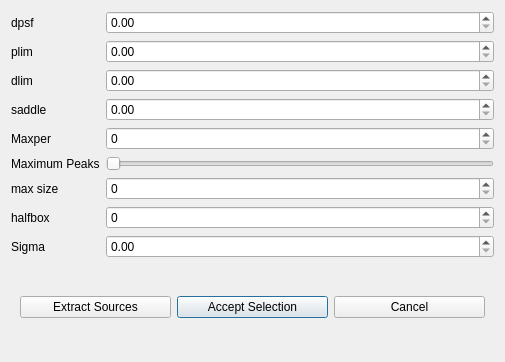
<?xml version="1.0" encoding="UTF-8"?>
<ui version="4.0">
 <class>Dialog</class>
 <widget class="QDialog" name="Dialog">
  <property name="geometry">
   <rect>
    <x>0</x>
    <y>0</y>
    <width>501</width>
    <height>362</height>
   </rect>
  </property>
  <property name="windowTitle">
   <string>Dialog</string>
  </property>
  <layout class="QGridLayout" name="gridLayout">
   <item row="4" column="0">
    <widget class="QLabel" name="label_5">
     <property name="text">
      <string>Maxper</string>
     </property>
    </widget>
   </item>
   <item row="0" column="0">
    <widget class="QLabel" name="label">
     <property name="text">
      <string>dpsf</string>
     </property>
    </widget>
   </item>
   <item row="7" column="0">
    <widget class="QLabel" name="label_8">
     <property name="text">
      <string>halfbox</string>
     </property>
    </widget>
   </item>
   <item row="1" column="1">
    <widget class="QDoubleSpinBox" name="doubleSpinBoxPLIM"/>
   </item>
   <item row="0" column="1">
    <widget class="QDoubleSpinBox" name="doubleSpinBoxDPSF"/>
   </item>
   <item row="6" column="0">
    <widget class="QLabel" name="label_7">
     <property name="text">
      <string>max size</string>
     </property>
    </widget>
   </item>
   <item row="3" column="0">
    <widget class="QLabel" name="label_4">
     <property name="text">
      <string>saddle</string>
     </property>
    </widget>
   </item>
   <item row="1" column="0">
    <widget class="QLabel" name="label_2">
     <property name="text">
      <string>plim</string>
     </property>
    </widget>
   </item>
   <item row="5" column="0">
    <widget class="QLabel" name="label_6">
     <property name="text">
      <string>Maximum Peaks</string>
     </property>
    </widget>
   </item>
   <item row="2" column="0">
    <widget class="QLabel" name="label_3">
     <property name="text">
      <string>dlim</string>
     </property>
    </widget>
   </item>
   <item row="2" column="1">
    <widget class="QDoubleSpinBox" name="doubleSpinBoxDLIM"/>
   </item>
   <item row="3" column="1">
    <widget class="QDoubleSpinBox" name="doubleSpinBoxSaddle"/>
   </item>
   <item row="4" column="1">
    <widget class="QSpinBox" name="spinBoxMaxper"/>
   </item>
   <item row="8" column="0">
    <widget class="QLabel" name="label_9">
     <property name="text">
      <string>Sigma</string>
     </property>
    </widget>
   </item>
   <item row="5" column="1">
    <widget class="QSlider" name="horizontalSliderMaxPeaks">
     <property name="orientation">
      <enum>Qt::Horizontal</enum>
     </property>
    </widget>
   </item>
   <item row="7" column="1">
    <widget class="QSpinBox" name="spinBoxHalfBox"/>
   </item>
   <item row="6" column="1">
    <widget class="QSpinBox" name="spinBoxMaxSize"/>
   </item>
   <item row="8" column="1">
    <widget class="QDoubleSpinBox" name="doubleSpinBoxSigma"/>
   </item>
   <item row="9" column="0" colspan="2">
    <widget class="QFrame" name="frame">
     <layout class="QGridLayout" name="gridLayout_2">
      <item row="0" column="1">
       <widget class="QPushButton" name="pushButtonAccept">
        <property name="sizePolicy">
         <sizepolicy hsizetype="Fixed" vsizetype="Fixed">
          <horstretch>0</horstretch>
          <verstretch>0</verstretch>
         </sizepolicy>
        </property>
        <property name="minimumSize">
         <size>
          <width>151</width>
          <height>0</height>
         </size>
        </property>
        <property name="text">
         <string>Accept Selection</string>
        </property>
        <property name="icon">
         <iconset resource="../VSOP.qrc">
          <normaloff>:/images/blueberry/check_2.png</normaloff>:/images/blueberry/check_2.png</iconset>
        </property>
       </widget>
      </item>
      <item row="0" column="0">
       <widget class="QPushButton" name="pushButtonExtract">
        <property name="sizePolicy">
         <sizepolicy hsizetype="Fixed" vsizetype="Fixed">
          <horstretch>0</horstretch>
          <verstretch>0</verstretch>
         </sizepolicy>
        </property>
        <property name="minimumSize">
         <size>
          <width>151</width>
          <height>0</height>
         </size>
        </property>
        <property name="text">
         <string>Extract Sources</string>
        </property>
        <property name="icon">
         <iconset resource="../VSOP.qrc">
          <normaloff>:/images/blueberry/bonus.png</normaloff>:/images/blueberry/bonus.png</iconset>
        </property>
       </widget>
      </item>
      <item row="0" column="2">
       <widget class="QPushButton" name="pushButtonCancel">
        <property name="sizePolicy">
         <sizepolicy hsizetype="Fixed" vsizetype="Fixed">
          <horstretch>0</horstretch>
          <verstretch>0</verstretch>
         </sizepolicy>
        </property>
        <property name="minimumSize">
         <size>
          <width>151</width>
          <height>0</height>
         </size>
        </property>
        <property name="text">
         <string>Cancel</string>
        </property>
        <property name="icon">
         <iconset resource="../VSOP.qrc">
          <normaloff>:/images/blueberry/close_delete_2.png</normaloff>:/images/blueberry/close_delete_2.png</iconset>
        </property>
       </widget>
      </item>
     </layout>
    </widget>
   </item>
  </layout>
 </widget>
 <resources>
  <include location="../VSOP.qrc"/>
 </resources>
 <connections/>
</ui>
